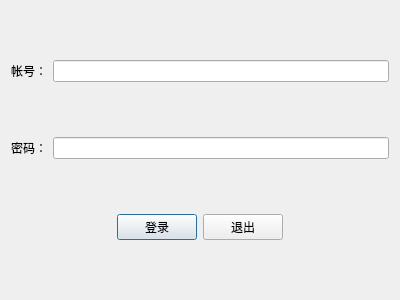
<?xml version="1.0" encoding="UTF-8"?>
<ui version="4.0">
 <class>LoginDialog</class>
 <widget class="QDialog" name="LoginDialog">
  <property name="geometry">
   <rect>
    <x>0</x>
    <y>0</y>
    <width>400</width>
    <height>300</height>
   </rect>
  </property>
  <property name="windowTitle">
   <string>Dialog</string>
  </property>
  <layout class="QGridLayout" name="gridLayout">
   <item row="0" column="0">
    <layout class="QHBoxLayout" name="horizontalLayout">
     <item>
      <widget class="QLabel" name="label">
       <property name="text">
        <string>帐号：</string>
       </property>
      </widget>
     </item>
     <item>
      <widget class="QLineEdit" name="lineEdit_userId"/>
     </item>
    </layout>
   </item>
   <item row="1" column="0">
    <layout class="QHBoxLayout" name="horizontalLayout_2">
     <item>
      <widget class="QLabel" name="label_2">
       <property name="text">
        <string>密码：</string>
       </property>
      </widget>
     </item>
     <item>
      <widget class="QLineEdit" name="lineEdit_password">
       <property name="echoMode">
        <enum>QLineEdit::Password</enum>
       </property>
      </widget>
     </item>
    </layout>
   </item>
   <item row="2" column="0">
    <layout class="QHBoxLayout" name="horizontalLayout_3">
     <item>
      <spacer name="horizontalSpacer">
       <property name="orientation">
        <enum>Qt::Horizontal</enum>
       </property>
       <property name="sizeHint" stdset="0">
        <size>
         <width>40</width>
         <height>20</height>
        </size>
       </property>
      </spacer>
     </item>
     <item>
      <widget class="QPushButton" name="pushButton">
       <property name="text">
        <string>登录</string>
       </property>
      </widget>
     </item>
     <item>
      <widget class="QPushButton" name="pushButton_2">
       <property name="text">
        <string>退出</string>
       </property>
      </widget>
     </item>
     <item>
      <spacer name="horizontalSpacer_2">
       <property name="orientation">
        <enum>Qt::Horizontal</enum>
       </property>
       <property name="sizeHint" stdset="0">
        <size>
         <width>40</width>
         <height>20</height>
        </size>
       </property>
      </spacer>
     </item>
    </layout>
   </item>
  </layout>
 </widget>
 <resources/>
 <connections/>
</ui>
